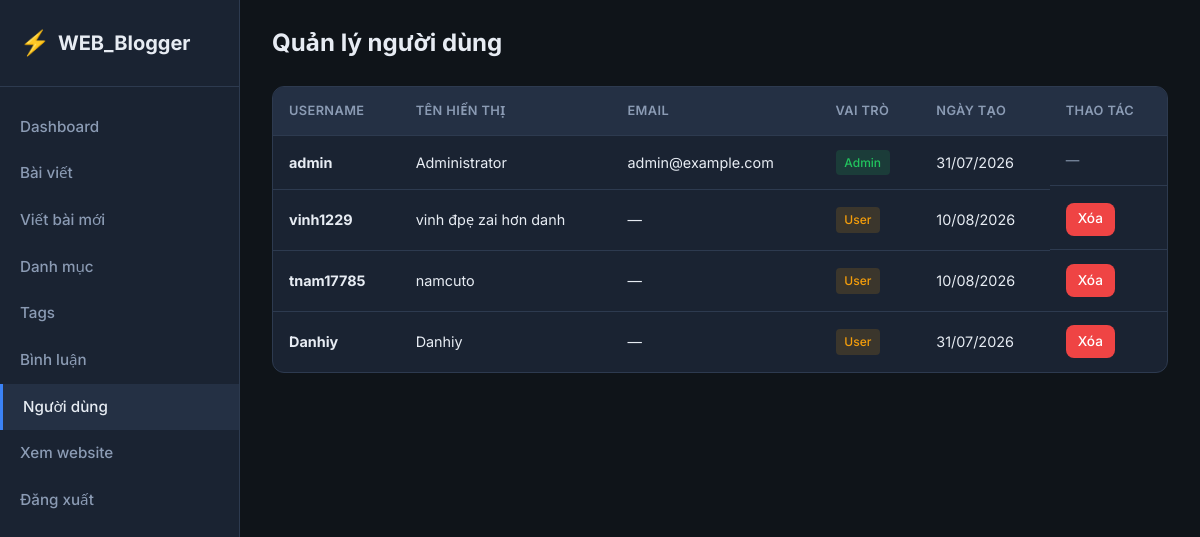
The page /admin/users.php (signed in) on the database its author committed.
### tables this page shows
CREATE TABLE users (
            id INTEGER PRIMARY KEY AUTOINCREMENT,
            username TEXT NOT NULL UNIQUE,
            password TEXT NOT NULL,
            display_name TEXT NOT NULL,
            email TEXT,
            role TEXT DEFAULT 'user',
            created_at DATETIME DEFAULT CURRENT_TIMESTAMP
        , avatar TEXT DEFAULT NULL);

### includes/db.php (called while the page is built, shortened)
<?php
function e(?string $str): string {
    return htmlspecialchars($str ?? '', ENT_QUOTES, 'UTF-8');
}

### admin/users.php (the view, shortened to what this page needs)
<?php
$db = getDB();
$users = $db->query("SELECT id, username, display_name, email, role, created_at FROM users ORDER BY role ASC, created_at DESC")->fetchAll();
?>
<!DOCTYPE html>
<html lang="vi">
<head>
    <link rel="stylesheet" href="../assets/css/style.css">
</head>
<body>
<div class="admin-layout">
    <aside class="admin-sidebar">
        <div class="logo">
            <span class="logo-icon">⚡</span>
            <span class="logo-text"><?= e(SITE_NAME) ?></span>
        </div>
        <nav class="admin-nav">
            <a href="index.php">Dashboard</a>
            <a href="posts.php">Bài viết</a>
            <a href="post-edit.php">Viết bài mới</a>
            <a href="categories.php">Danh mục</a>
            <a href="tags.php">Tags</a>
            <a href="comments.php">Bình luận</a>
            <a href="users.php" class="active">Người dùng</a>
            <a href="../" target="_blank">Xem website</a>
            <a href="logout.php">Đăng xuất</a>
        </nav>
    </aside>
    <div class="admin-content">
        <div class="admin-header">
            <h1>Quản lý người dùng</h1>
        </div>
        <div class="table-wrap">
            <table>
                <thead>
                    <tr>
                        <th>Username</th>
                        <th>Tên hiển thị</th>
                        <th>Email</th>
                        <th>Vai trò</th>
                        <th>Ngày tạo</th>
                        <th>Thao tác</th>
                    </tr>
                </thead>
                <tbody>
                    <?php foreach ($users as $u): ?>
                    <tr>
                        <td><strong><?= e($u['username']) ?></strong></td>
                        <td><?= e($u['display_name']) ?></td>
                        <td><?= e($u['email'] ?? '—') ?></td>
                        <td>
                            <span class="badge badge-<?= $u['role'] === 'admin' ? 'published' : 'draft' ?>">
                                <?= $u['role'] === 'admin' ? 'Admin' : 'User' ?>
                            </span>
                        </td>
                        <td><?= date('d/m/Y', strtotime($u['created_at'])) ?></td>
                        <td class="actions">
                            <?php if ($u['role'] === 'user'): ?>
                            <a href="?delete=<?= $u['id'] ?>" class="btn btn-sm btn-danger" data-confirm="Xóa người dùng này?">Xóa</a>
                            <?php else: ?>
                            <span style="color:var(--text-muted);font-size:0.85rem">—</span>
                            <?php endif; ?>
                        </td>
                    </tr>
                    <?php endforeach; ?>
                </tbody>
            </table>
        </div>
    </div>
</div>
</body>
</html>

### assets/css/style.css (style rules this page uses)
:root { --bg: #0f1419; --bg-card: #1a2332; --bg-hover: #243044; --border: #2d3a4f; --text: #e7ecf3; --text-muted: #8b9bb4; --primary: #3b82f6; --primary-hover: #2563eb; --accent: #22d3ee; --success: #22c55e; --danger: #ef4444; --warning: #f59e0b; --radius: 12px; --shadow: 0 4px 24px rgba(0,0,0,0.35); --font: 'Inter', system-ui, sans-serif; --mono: 'JetBrains Mono', monospace; }
*, *::before, *::after { box-sizing: border-box; margin: 0; padding: 0; }
html { scroll-behavior: smooth; }
body { font-family: var(--font); background: var(--bg); color: var(--text); line-height: 1.6; min-height: 100vh; display: flex; flex-direction: column; }
a { color: var(--accent); text-decoration: none; transition: color 0.2s; }
.logo { display: flex; align-items: center; gap: 0.5rem; font-weight: 700; font-size: 1.25rem; color: var(--text); }
.logo-icon { font-size: 1.5rem; }
.btn { display: inline-flex; align-items: center; justify-content: center; gap: 0.4rem; padding: 0.65rem 1.25rem; background: var(--primary); color: #fff; border: none; border-radius: 8px; font-weight: 500; font-size: 0.95rem; cursor: pointer; transition: background 0.2s; }
.btn-danger { background: var(--danger); }
.btn-sm { padding: 0.35rem 0.75rem; font-size: 0.85rem; }
.admin-layout { display: flex; min-height: 100vh; }
.admin-sidebar { width: 240px; background: var(--bg-card); border-right: 1px solid var(--border); padding: 1.5rem 0; flex-shrink: 0; }
.admin-sidebar .logo { padding: 0 1.25rem 1.5rem; border-bottom: 1px solid var(--border); margin-bottom: 1rem; }
.admin-nav a { display: flex; align-items: center; gap: 0.6rem; padding: 0.7rem 1.25rem; color: var(--text-muted); font-weight: 500; font-size: 0.95rem; }
.admin-nav a:hover, .admin-nav a.active { background: var(--bg-hover); color: var(--text); }
.admin-nav a.active { border-left: 3px solid var(--primary); }
.admin-content { flex: 1; padding: 1.5rem 2rem; overflow-x: auto; }
.admin-header { display: flex; justify-content: space-between; align-items: center; margin-bottom: 1.5rem; }
.admin-header h1 { font-size: 1.5rem; font-weight: 700; }
.table-wrap { overflow-x: auto; background: var(--bg-card); border: 1px solid var(--border); border-radius: var(--radius); }
table { width: 100%; border-collapse: collapse; }
th, td { padding: 0.85rem 1rem; text-align: left; border-bottom: 1px solid var(--border); font-size: 0.9rem; }
th { background: var(--bg-hover); font-weight: 600; color: var(--text-muted); font-size: 0.8rem; text-transform: uppercase; letter-spacing: 0.03em; }
tr:last-child td { border-bottom: none; }
.badge { display: inline-block; padding: 0.2rem 0.55rem; border-radius: 4px; font-size: 0.75rem; font-weight: 500; }
.badge-published { background: rgba(34, 197, 94, 0.15); color: var(--success); }
.badge-draft { background: rgba(245, 158, 11, 0.15); color: var(--warning); }
.actions { display: flex; gap: 0.4rem; }

### rows shown on the page
users: username "admin", display_name "Administrator", email "admin@example.com", role "Admin", created_at "31/07/2026"
users: username "vinh1229", display_name "vinh đpẹ zai hơn danh", email "—", role "User", created_at "10/08/2026"
users: username "tnam17785", display_name "namcuto", email "—", role "User", created_at "10/08/2026"
users: username "Danhiy", display_name "Danhiy", email "—", role "User", created_at "31/07/2026"

### other values the page prints
SITE_NAME "WEB_Blogger"
